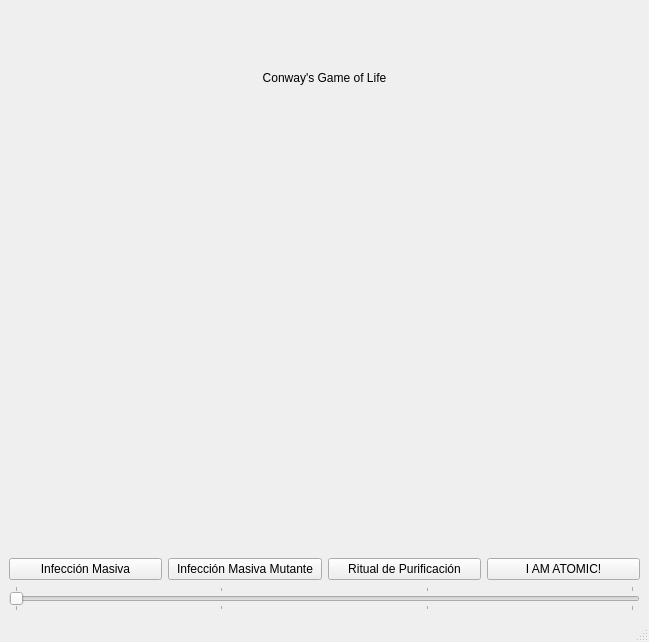
<?xml version="1.0" encoding="UTF-8"?>
<ui version="4.0">
 <class>MainWindow</class>
 <widget class="QMainWindow" name="MainWindow">
  <property name="geometry">
   <rect>
    <x>0</x>
    <y>0</y>
    <width>649</width>
    <height>642</height>
   </rect>
  </property>
  <property name="windowTitle">
   <string>Game of Life GUI</string>
  </property>
  <widget class="QWidget" name="centralwidget">
   <layout class="QVBoxLayout" name="verticalLayout">
    <item>
     <widget class="QLabel" name="label">
      <property name="text">
       <string>Conway's Game of Life</string>
      </property>
      <property name="alignment">
       <set>Qt::AlignCenter</set>
      </property>
     </widget>
    </item>
    <item>
     <widget class="QWidget" name="plotWidget" native="true">
      <property name="minimumSize">
       <size>
        <width>0</width>
        <height>400</height>
       </size>
      </property>
     </widget>
    </item>
    <item>
     <layout class="QHBoxLayout" name="horizontalLayout_2">
      <item>
       <widget class="QPushButton" name="a_1">
        <property name="text">
         <string>Infección Masiva</string>
        </property>
       </widget>
      </item>
      <item>
       <widget class="QPushButton" name="a_2">
        <property name="text">
         <string>Infección Masiva Mutante</string>
        </property>
       </widget>
      </item>
      <item>
       <widget class="QPushButton" name="a_3">
        <property name="text">
         <string>Ritual de Purificación</string>
        </property>
       </widget>
      </item>
      <item>
       <widget class="QPushButton" name="a_4">
        <property name="text">
         <string>I AM ATOMIC!</string>
        </property>
       </widget>
      </item>
     </layout>
    </item>
    <item>
     <widget class="QSlider" name="speedSlider">
      <property name="minimum">
       <number>1</number>
      </property>
      <property name="maximum">
       <number>4</number>
      </property>
      <property name="singleStep">
       <number>1</number>
      </property>
      <property name="pageStep">
       <number>1</number>
      </property>
      <property name="value">
       <number>1</number>
      </property>
      <property name="orientation">
       <enum>Qt::Horizontal</enum>
      </property>
      <property name="tickPosition">
       <enum>QSlider::TicksBothSides</enum>
      </property>
      <property name="tickInterval">
       <number>1</number>
      </property>
     </widget>
    </item>
   </layout>
  </widget>
  <widget class="QMenuBar" name="menubar">
   <property name="geometry">
    <rect>
     <x>0</x>
     <y>0</y>
     <width>649</width>
     <height>21</height>
    </rect>
   </property>
  </widget>
  <widget class="QStatusBar" name="statusbar"/>
 </widget>
 <resources/>
 <connections/>
</ui>
